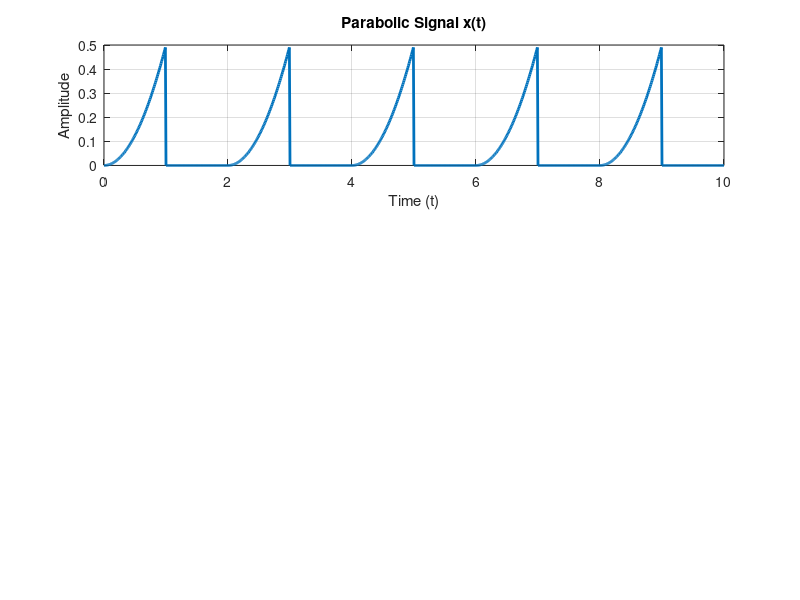

Recreate this plot in MATLAB. (Note: this script raises an error after producing the figure.)
%% Q1_studentID.m
clc; clear; close all;

%% Part (a): Define the parabolic signal x(t)
X_period =2;              
time_vector=0:0.01:10;    % Time vector from 0 to 10 with a step size of 0.01

% Define the parabolic signal with period X_period
x_t=(mod(time_vector,X_period).^2)/2.*(mod(time_vector,X_period)>=0 &mod(time_vector, X_period)<1);  

% Plot the parabolic signal
figure;
subplot(3,1,1);  
plot(time_vector, x_t, 'LineWidth', 2);
title('Parabolic Signal x(t)');
xlabel('Time (t)');
ylabel('Amplitude');
grid on;

%% Part (a) continued: Manual computation of Fourier coefficients
Harmonics=50;             % Number of harmonics to compute
Fundamental_freq=1/X_period;       % Fundamental frequency
mag_spec_x=computeMagnitudeSpectrum(x_t,X_period,Harmonics);  % Magnitude spectrum of x(t)

% Plot the magnitude spectrum of x(t)
subplot(3,1,2);  
stem(0:Harmonics-1, mag_spec_x, 'filled', 'LineWidth', 1.5);
title('Magnitude Spectrum of x(t)');
xlabel('Harmonic Number');
ylabel('Magnitude');
grid on;

%% Part (b): Extract and print the magnitudes of 3f, 5f, and 7f harmonics
mag_3f=mag_spec_x(3 + 1);  % Magnitude of 3rd harmonic
mag_5f=mag_spec_x(5 + 1);  % Magnitude of 5th harmonic
mag_7f=mag_spec_x(7 + 1);  % Magnitude of 7th harmonic

% Display the magnitudes of the selected harmonics
fprintf('Magnitude of 3f: %f\n', mag_3f);
fprintf('Magnitude of 5f: %f\n', mag_5f);
fprintf('Magnitude of 7f: %f\n', mag_7f);

%% Part (c): Define rectangular pulse signal y(t)
Y_period = 5;           
time_vector2 = 0:0.01:10;  % Time vector for y(t)

% Define the rectangular pulse signal with period Y_period
y_t=2*(mod(time_vector2,Y_period)>=0&mod(time_vector2,Y_period)<3);

% Plot the rectangular pulse signal
figure;
subplot(4,1,1);
plot(time_vector2, y_t, 'LineWidth', 2);
title('Rectangular Pulse Signal y(t)');
xlabel('Time (t)');
ylabel('Amplitude');
grid on;

% Compute the magnitude spectrum of y(t)
mag_spec_y = computeMagnitudeSpectrum(y_t, Y_period, Harmonics);  

% Plot the magnitude spectrum of y(t)
subplot(4,1,2);
stem(0:Harmonics-1, mag_spec_y, 'filled', 'LineWidth', 1.5);
title('Magnitude Spectrum of y(t)');
xlabel('Harmonic Number');
ylabel('Magnitude');
grid on;

%% Part (c) continued: Sum of signals z(t) = x(t) + y(t)
z_t=x_t+y_t;  % Sum of x(t) and y(t)

% Plot the signal z(t)
subplot(4,1,3);
plot(time_vector2, z_t, 'LineWidth', 2);
title('Signal z(t) = x(t) + y(t)');
xlabel('Time (t)');
ylabel('Amplitude');
grid on;
T_z=10;  % Period of the signal
mag_spec_z=computeMagnitudeSpectrum(z_t,T_z,Harmonics);          

% Plot the magnitude spectrum of z(t)
subplot(4,1,4);
stem(0:Harmonics-1, mag_spec_z, 'filled', 'LineWidth', 1.5);
title('Magnitude Spectrum of z(t) = x(t) + y(t)');
xlabel('Harmonic Number');
ylabel('Magnitude');
grid on;

%% Part (c) continued: Verify spectrum addition property
sum_spec=mag_spec_x+mag_spec_y; 

% Check if the sum of spectra matches the spectrum of z(t)
is_equal = all(abs(mag_spec_z - sum_spec) < 1e-4);  
fprintf('Are the magnitude spectra equal? %s\n', string(is_equal));

%% Function to calculate the magnitude spectrum of the signal
function mag_spec=computeMagnitudeSpectrum(signal, period, Harmonics)
    Ck=zeros(1,Harmonics);  % Initialize Fourier coefficients array
    omega0 =2*pi/period;  % Fundamental angular frequency
    time_vector=linspace(0,period,length(signal));  % Time vector for integration

    % Compute Fourier coefficients using trapezoidal integration
    for k = 1:Harmonics
        integrand=signal .*exp(-1j*omega0*(k-1)*time_vector);  % Fourier integral
        Ck(k)=(2/period)*trapz(time_vector,integrand);  % Compute Fourier coefficient
    end
    
    mag_spec=abs(Ck);  % Magnitude spectrum from Fourier coefficients
end


